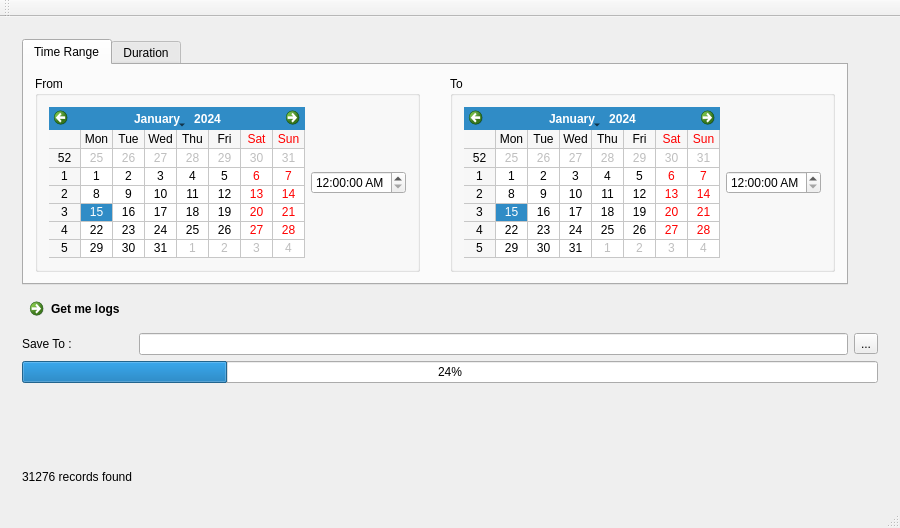
<?xml version="1.0" encoding="UTF-8"?>
<ui version="4.0">
 <class>MainWindow</class>
 <widget class="QMainWindow" name="MainWindow">
  <property name="geometry">
   <rect>
    <x>0</x>
    <y>0</y>
    <width>900</width>
    <height>528</height>
   </rect>
  </property>
  <property name="windowTitle">
   <string>ConductorLogFoo</string>
  </property>
  <widget class="QWidget" name="centralWidget">
   <layout class="QHBoxLayout" name="horizontalLayout">
    <item>
     <widget class="QStackedWidget" name="stackedWidget">
      <property name="currentIndex">
       <number>1</number>
      </property>
      <widget class="QWidget" name="page">
       <layout class="QGridLayout" name="gridLayout">
        <item row="3" column="4">
         <widget class="QLineEdit" name="leIp">
          <property name="text">
           <string>10.101.50.60</string>
          </property>
         </widget>
        </item>
        <item row="6" column="4">
         <widget class="QLineEdit" name="lePass">
          <property name="text">
           <string>lights</string>
          </property>
         </widget>
        </item>
        <item row="4" column="4">
         <widget class="QLineEdit" name="leUser">
          <property name="text">
           <string>etcuser</string>
          </property>
         </widget>
        </item>
        <item row="4" column="1" colspan="2">
         <widget class="QLabel" name="label_3">
          <property name="text">
           <string>Username :</string>
          </property>
         </widget>
        </item>
        <item row="0" column="1" colspan="4">
         <widget class="QLabel" name="label">
          <property name="font">
           <font>
            <family>Arial</family>
            <pointsize>16</pointsize>
            <weight>75</weight>
            <bold>true</bold>
           </font>
          </property>
          <property name="text">
           <string>Connect to Database</string>
          </property>
          <property name="alignment">
           <set>Qt::AlignCenter</set>
          </property>
         </widget>
        </item>
        <item row="6" column="1" colspan="3">
         <widget class="QLabel" name="label_4">
          <property name="text">
           <string>Password :</string>
          </property>
         </widget>
        </item>
        <item row="8" column="0" colspan="6">
         <widget class="QCommandLinkButton" name="btnConnect">
          <property name="text">
           <string>Connect</string>
          </property>
         </widget>
        </item>
        <item row="3" column="1" colspan="3">
         <widget class="QLabel" name="label_2">
          <property name="text">
           <string>IP :</string>
          </property>
         </widget>
        </item>
        <item row="3" column="5">
         <spacer name="horizontalSpacer">
          <property name="orientation">
           <enum>Qt::Horizontal</enum>
          </property>
          <property name="sizeHint" stdset="0">
           <size>
            <width>40</width>
            <height>20</height>
           </size>
          </property>
         </spacer>
        </item>
        <item row="3" column="0">
         <spacer name="horizontalSpacer_2">
          <property name="orientation">
           <enum>Qt::Horizontal</enum>
          </property>
          <property name="sizeHint" stdset="0">
           <size>
            <width>40</width>
            <height>20</height>
           </size>
          </property>
         </spacer>
        </item>
        <item row="9" column="1">
         <spacer name="verticalSpacer">
          <property name="orientation">
           <enum>Qt::Vertical</enum>
          </property>
          <property name="sizeHint" stdset="0">
           <size>
            <width>20</width>
            <height>40</height>
           </size>
          </property>
         </spacer>
        </item>
        <item row="7" column="0">
         <spacer name="verticalSpacer_2">
          <property name="orientation">
           <enum>Qt::Vertical</enum>
          </property>
          <property name="sizeHint" stdset="0">
           <size>
            <width>20</width>
            <height>40</height>
           </size>
          </property>
         </spacer>
        </item>
        <item row="1" column="1">
         <spacer name="verticalSpacer_3">
          <property name="orientation">
           <enum>Qt::Vertical</enum>
          </property>
          <property name="sizeHint" stdset="0">
           <size>
            <width>20</width>
            <height>40</height>
           </size>
          </property>
         </spacer>
        </item>
       </layout>
      </widget>
      <widget class="QWidget" name="page_2">
       <layout class="QGridLayout" name="gridLayout_2">
        <item row="4" column="0" colspan="3">
         <widget class="QProgressBar" name="progressBar">
          <property name="value">
           <number>24</number>
          </property>
         </widget>
        </item>
        <item row="1" column="0" colspan="2">
         <widget class="QCommandLinkButton" name="btnGetLogs">
          <property name="text">
           <string>Get me logs</string>
          </property>
         </widget>
        </item>
        <item row="3" column="0">
         <widget class="QLabel" name="label_7">
          <property name="text">
           <string>Save To :</string>
          </property>
         </widget>
        </item>
        <item row="3" column="1">
         <widget class="QLineEdit" name="leSavePath"/>
        </item>
        <item row="3" column="2">
         <widget class="QToolButton" name="btnSetPath">
          <property name="text">
           <string>...</string>
          </property>
         </widget>
        </item>
        <item row="5" column="0">
         <spacer name="verticalSpacer_4">
          <property name="orientation">
           <enum>Qt::Vertical</enum>
          </property>
          <property name="sizeHint" stdset="0">
           <size>
            <width>20</width>
            <height>40</height>
           </size>
          </property>
         </spacer>
        </item>
        <item row="6" column="0">
         <widget class="QLabel" name="lblResultInfo">
          <property name="text">
           <string>31276 records found</string>
          </property>
         </widget>
        </item>
        <item row="0" column="0" colspan="2">
         <widget class="QTabWidget" name="timeSpecTab">
          <property name="currentIndex">
           <number>0</number>
          </property>
          <widget class="QWidget" name="tab">
           <attribute name="title">
            <string>Time Range</string>
           </attribute>
           <layout class="QHBoxLayout" name="horizontalLayout_4">
            <item>
             <widget class="QGroupBox" name="groupBox">
              <property name="title">
               <string>From</string>
              </property>
              <layout class="QHBoxLayout" name="horizontalLayout_2">
               <item>
                <widget class="CalendarRangeWidget" name="cwFrom">
                 <property name="gridVisible">
                  <bool>true</bool>
                 </property>
                </widget>
               </item>
               <item>
                <widget class="QTimeEdit" name="teFrom">
                 <property name="displayFormat">
                  <string>hh:mm:ss AP</string>
                 </property>
                </widget>
               </item>
              </layout>
             </widget>
            </item>
            <item>
             <spacer name="horizontalSpacer_4">
              <property name="orientation">
               <enum>Qt::Horizontal</enum>
              </property>
              <property name="sizeHint" stdset="0">
               <size>
                <width>40</width>
                <height>20</height>
               </size>
              </property>
             </spacer>
            </item>
            <item>
             <widget class="QGroupBox" name="groupBox_2">
              <property name="title">
               <string>To</string>
              </property>
              <layout class="QHBoxLayout" name="horizontalLayout_3">
               <item>
                <widget class="CalendarRangeWidget" name="cwTo">
                 <property name="gridVisible">
                  <bool>true</bool>
                 </property>
                </widget>
               </item>
               <item>
                <widget class="QTimeEdit" name="teTo">
                 <property name="displayFormat">
                  <string>hh:mm:ss AP</string>
                 </property>
                </widget>
               </item>
              </layout>
             </widget>
            </item>
           </layout>
          </widget>
          <widget class="QWidget" name="tab_2">
           <attribute name="title">
            <string>Duration</string>
           </attribute>
           <layout class="QHBoxLayout" name="horizontalLayout_5">
            <item>
             <widget class="QLabel" name="label_5">
              <property name="text">
               <string>Retrieve logs for </string>
              </property>
             </widget>
            </item>
            <item>
             <widget class="QSpinBox" name="sbDurationHours">
              <property name="minimum">
               <number>0</number>
              </property>
             </widget>
            </item>
            <item>
             <widget class="QLabel" name="label_6">
              <property name="text">
               <string>hours</string>
              </property>
             </widget>
            </item>
            <item>
             <widget class="QSpinBox" name="sbDurationMins">
              <property name="maximum">
               <number>59</number>
              </property>
             </widget>
            </item>
            <item>
             <widget class="QLabel" name="label_8">
              <property name="text">
               <string>minutes</string>
              </property>
             </widget>
            </item>
            <item>
             <layout class="QVBoxLayout" name="verticalLayout">
              <item>
               <spacer name="verticalSpacer_5">
                <property name="orientation">
                 <enum>Qt::Vertical</enum>
                </property>
                <property name="sizeHint" stdset="0">
                 <size>
                  <width>20</width>
                  <height>40</height>
                 </size>
                </property>
               </spacer>
              </item>
              <item>
               <widget class="QRadioButton" name="rbBefore">
                <property name="text">
                 <string>Before</string>
                </property>
               </widget>
              </item>
              <item>
               <widget class="QRadioButton" name="rbAfter">
                <property name="text">
                 <string>After</string>
                </property>
               </widget>
              </item>
              <item>
               <widget class="QRadioButton" name="rbAround">
                <property name="text">
                 <string>Around</string>
                </property>
                <property name="checked">
                 <bool>true</bool>
                </property>
               </widget>
              </item>
              <item>
               <spacer name="verticalSpacer_6">
                <property name="orientation">
                 <enum>Qt::Vertical</enum>
                </property>
                <property name="sizeHint" stdset="0">
                 <size>
                  <width>20</width>
                  <height>40</height>
                 </size>
                </property>
               </spacer>
              </item>
             </layout>
            </item>
            <item>
             <widget class="CalendarRangeWidget" name="cwDuration">
              <property name="gridVisible">
               <bool>true</bool>
              </property>
              <property name="verticalHeaderFormat">
               <enum>QCalendarWidget::ISOWeekNumbers</enum>
              </property>
             </widget>
            </item>
            <item>
             <layout class="QVBoxLayout" name="verticalLayout_2">
              <item>
               <spacer name="verticalSpacer_7">
                <property name="orientation">
                 <enum>Qt::Vertical</enum>
                </property>
                <property name="sizeHint" stdset="0">
                 <size>
                  <width>20</width>
                  <height>40</height>
                 </size>
                </property>
               </spacer>
              </item>
              <item>
               <widget class="QTimeEdit" name="teDuration">
                <property name="displayFormat">
                 <string>hh:mm:ss AP</string>
                </property>
                <property name="calendarPopup">
                 <bool>true</bool>
                </property>
               </widget>
              </item>
              <item>
               <widget class="QPushButton" name="btnJumpNext">
                <property name="text">
                 <string>Jump to next</string>
                </property>
               </widget>
              </item>
              <item>
               <spacer name="verticalSpacer_8">
                <property name="orientation">
                 <enum>Qt::Vertical</enum>
                </property>
                <property name="sizeHint" stdset="0">
                 <size>
                  <width>20</width>
                  <height>40</height>
                 </size>
                </property>
               </spacer>
              </item>
             </layout>
            </item>
            <item>
             <spacer name="horizontalSpacer_3">
              <property name="orientation">
               <enum>Qt::Horizontal</enum>
              </property>
              <property name="sizeHint" stdset="0">
               <size>
                <width>40</width>
                <height>20</height>
               </size>
              </property>
             </spacer>
            </item>
           </layout>
          </widget>
         </widget>
        </item>
       </layout>
      </widget>
     </widget>
    </item>
   </layout>
  </widget>
  <widget class="QMenuBar" name="menuBar">
   <property name="geometry">
    <rect>
     <x>0</x>
     <y>0</y>
     <width>900</width>
     <height>20</height>
    </rect>
   </property>
  </widget>
  <widget class="QToolBar" name="mainToolBar">
   <attribute name="toolBarArea">
    <enum>TopToolBarArea</enum>
   </attribute>
   <attribute name="toolBarBreak">
    <bool>false</bool>
   </attribute>
  </widget>
  <widget class="QStatusBar" name="statusBar"/>
 </widget>
 <layoutdefault spacing="6" margin="11"/>
 <customwidgets>
  <customwidget>
   <class>CalendarRangeWidget</class>
   <extends>QCalendarWidget</extends>
   <header>calendarrangewidget.h</header>
  </customwidget>
 </customwidgets>
 <tabstops>
  <tabstop>leIp</tabstop>
  <tabstop>leUser</tabstop>
  <tabstop>lePass</tabstop>
  <tabstop>btnConnect</tabstop>
  <tabstop>btnGetLogs</tabstop>
 </tabstops>
 <resources/>
 <connections/>
</ui>
